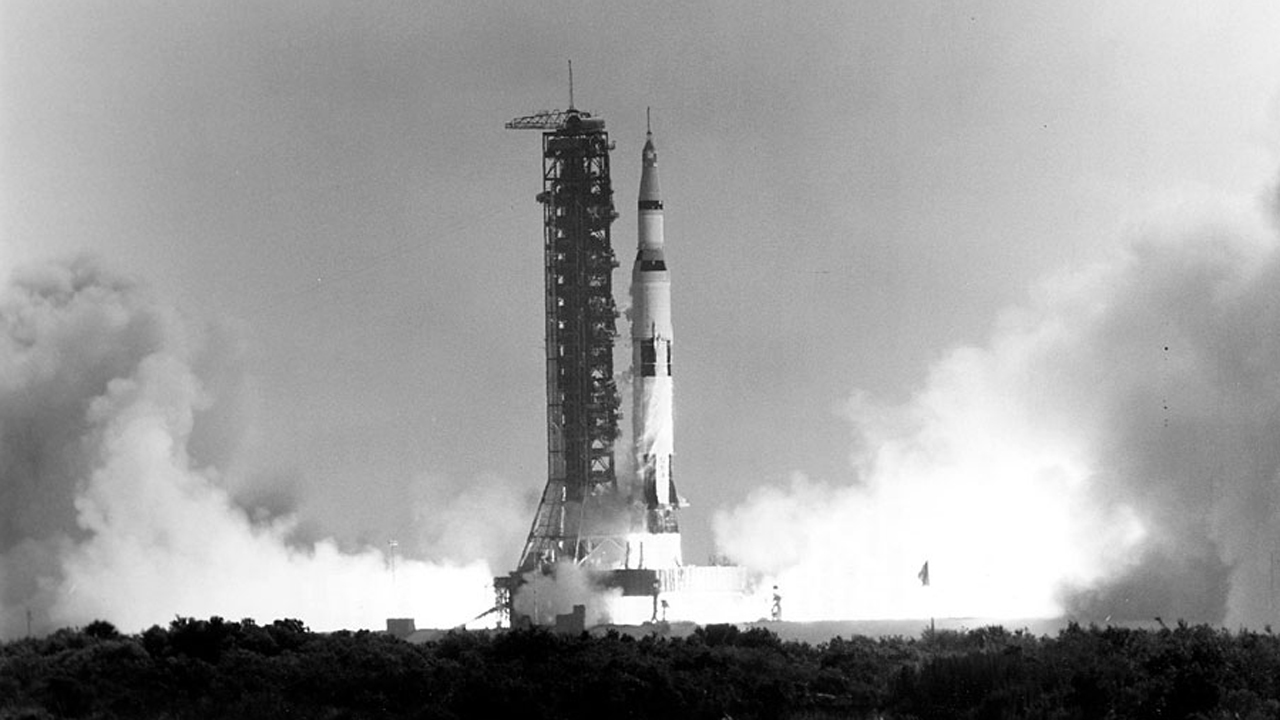
#> input picture data/images/Apollo-11-launch.jpg, 1280 x 720 px; the run also reads 1 picture not shown here
$ python imagerotationFlip.py
#> lines starting #> are read from the running program, lines starting #| are printed output that depends on the picture
import cv2
import numpy as np
from dataPath import DATA_PATH


imagePath = DATA_PATH + "/images/Apollo-11-launch.jpg"
img = cv2.imread(imagePath,cv2.IMREAD_GRAYSCALE)
#> img is the input picture: shape (720, 1280); min 0, max 255, mean 156.2
rotImgCV = cv2.rotate(img,cv2.ROTATE_90_CLOCKWISE)
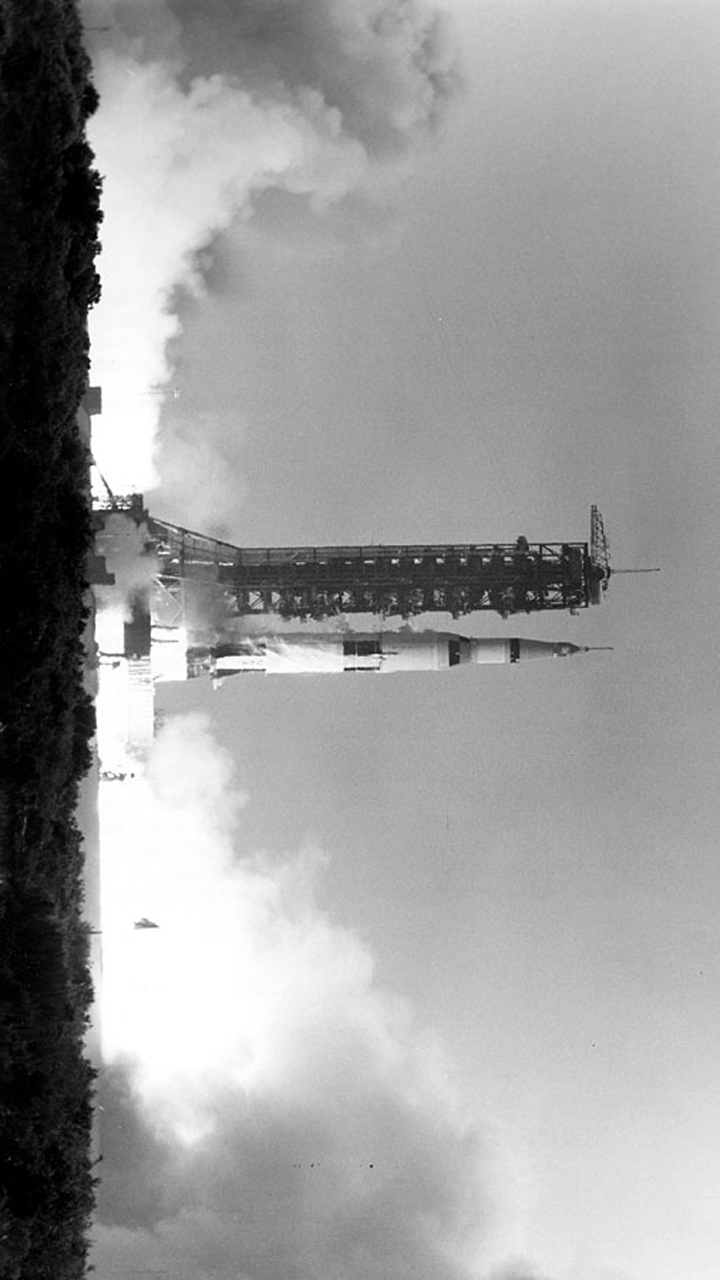
#> rotImgCV: shape (1280, 720); min 0, max 255, mean 156.2
cv2.imshow('Rotate Image', rotImgCV)
cv2.destroyAllWindows()

imagePathMnist = DATA_PATH + "/images/MNIST_3_18x18.png"
img = cv2.imread(imagePathMnist,cv2.IMREAD_GRAYSCALE)
resizedImage = cv2.resize(img,dsize=(9,9),interpolation = cv2.INTER_AREA)
print(resizedImage)
#| [[  0   0   0   2   9  18  13   0   0]
#|  [  0   0   3  13 120 212 144   6   1]
#|  [  0   0   6  39 104  91 233  19   4]
#|  [  0   0   1  36 108 224  75  11   0]
#|  [  0   0   8 138 134 229  18   4   0]
#|  [  2   7  12  12  14 231  26   7   0]
#|  [  9 150  97  41 154 151  10   0   0]
#|  [  5  35 157 213 125  10   2   0   0]
#|  [  0   5  12  19  11   1   0   0   0]]
#numpy.rot90(m, k=1, axes=(0, 1))
clockWise90rotation = np.rot90(resizedImage,axes=(1,0))
print(clockWise90rotation)
#| [[  0   5   9   2   0   0   0   0   0]
#|  [  5  35 150   7   0   0   0   0   0]
#|  [ 12 157  97  12   8   1   6   3   0]
#|  [ 19 213  41  12 138  36  39  13   2]
#|  [ 11 125 154  14 134 108 104 120   9]
#|  [  1  10 151 231 229 224  91 212  18]
#|  [  0   2  10  26  18  75 233 144  13]
#|  [  0   0   0   7   4  11  19   6   0]
#|  [  0   0   0   0   0   0   4   1   0]]
anthiclockWise90rotation = np.rot90(resizedImage)
print(anthiclockWise90rotation)
#| [[  0   1   4   0   0   0   0   0   0]
#|  [  0   6  19  11   4   7   0   0   0]
#|  [ 13 144 233  75  18  26  10   2   0]
#|  [ 18 212  91 224 229 231 151  10   1]
#|  [  9 120 104 108 134  14 154 125  11]
#|  [  2  13  39  36 138  12  41 213  19]
#|  [  0   3   6   1   8  12  97 157  12]
#|  [  0   0   0   0   0   7 150  35   5]
#|  [  0   0   0   0   0   2   9   5   0]]
hflip = cv2.flip(resizedImage,1)
print(hflip)
#| [[  0   0  13  18   9   2   0   0   0]
#|  [  1   6 144 212 120  13   3   0   0]
#|  [  4  19 233  91 104  39   6   0   0]
#|  [  0  11  75 224 108  36   1   0   0]
#|  [  0   4  18 229 134 138   8   0   0]
#|  [  0   7  26 231  14  12  12   7   2]
#|  [  0   0  10 151 154  41  97 150   9]
#|  [  0   0   2  10 125 213 157  35   5]
#|  [  0   0   0   1  11  19  12   5   0]]
